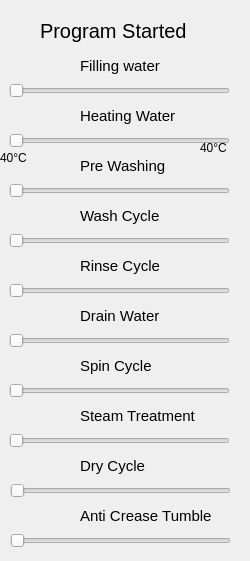
    <widget class="QWidget" name="startProgramPage">
     <widget class="QLabel" name="startProgramLabel">
      <property name="geometry">
       <rect>
        <x>40</x>
        <y>10</y>
        <width>151</width>
        <height>41</height>
       </rect>
      </property>
      <property name="styleSheet">
       <string notr="true">QLabel {
font-size:20px;
}</string>
      </property>
      <property name="text">
       <string>Program Started</string>
      </property>
     </widget>
     <widget class="QSlider" name="fillingWaterSlider">
      <property name="geometry">
       <rect>
        <x>9</x>
        <y>80</y>
        <width>221</width>
        <height>22</height>
       </rect>
      </property>
      <property name="orientation">
       <enum>Qt::Orientation::Horizontal</enum>
      </property>
     </widget>
     <widget class="QSlider" name="heatingWaterSlider">
      <property name="geometry">
       <rect>
        <x>9</x>
        <y>130</y>
        <width>221</width>
        <height>22</height>
       </rect>
      </property>
      <property name="orientation">
       <enum>Qt::Orientation::Horizontal</enum>
      </property>
     </widget>
     <widget class="QSlider" name="preWashSlider">
      <property name="geometry">
       <rect>
        <x>9</x>
        <y>180</y>
        <width>221</width>
        <height>22</height>
       </rect>
      </property>
      <property name="orientation">
       <enum>Qt::Orientation::Horizontal</enum>
      </property>
     </widget>
     <widget class="QSlider" name="washCycleSlider">
      <property name="geometry">
       <rect>
        <x>9</x>
        <y>230</y>
        <width>221</width>
        <height>22</height>
       </rect>
      </property>
      <property name="orientation">
       <enum>Qt::Orientation::Horizontal</enum>
      </property>
     </widget>
     <widget class="QSlider" name="rinseCycleSlider">
      <property name="geometry">
       <rect>
        <x>9</x>
        <y>280</y>
        <width>221</width>
        <height>22</height>
       </rect>
      </property>
      <property name="orientation">
       <enum>Qt::Orientation::Horizontal</enum>
      </property>
     </widget>
     <widget class="QSlider" name="drainWaterSlider">
      <property name="geometry">
       <rect>
        <x>9</x>
        <y>330</y>
        <width>221</width>
        <height>22</height>
       </rect>
      </property>
      <property name="orientation">
       <enum>Qt::Orientation::Horizontal</enum>
      </property>
     </widget>
     <widget class="QSlider" name="spinCycleSlider">
      <property name="geometry">
       <rect>
        <x>9</x>
        <y>380</y>
        <width>221</width>
        <height>22</height>
       </rect>
      </property>
      <property name="orientation">
       <enum>Qt::Orientation::Horizontal</enum>
      </property>
     </widget>
     <widget class="QSlider" name="steamSlider">
      <property name="geometry">
       <rect>
        <x>9</x>
        <y>430</y>
        <width>221</width>
        <height>22</height>
       </rect>
      </property>
      <property name="orientation">
       <enum>Qt::Orientation::Horizontal</enum>
      </property>
     </widget>
     <widget class="QLabel" name="fillingWaterLabel">
      <property name="geometry">
       <rect>
        <x>80</x>
        <y>50</y>
        <width>161</width>
        <height>31</height>
       </rect>
      </property>
      <property name="styleSheet">
       <string notr="true">QLabel {
font-size:15px;
}</string>
      </property>
      <property name="text">
       <string>Filling water</string>
      </property>
     </widget>
     <widget class="QLabel" name="heatingWaterLabel">
      <property name="geometry">
       <rect>
        <x>80</x>
        <y>100</y>
        <width>161</width>
        <height>31</height>
       </rect>
      </property>
      <property name="styleSheet">
       <string notr="true">QLabel {
font-size:15px;
}</string>
      </property>
      <property name="text">
       <string>Heating Water</string>
      </property>
     </widget>
     <widget class="QLabel" name="preWashingLabel">
      <property name="geometry">
       <rect>
        <x>80</x>
        <y>150</y>
        <width>161</width>
        <height>31</height>
       </rect>
      </property>
      <property name="styleSheet">
       <string notr="true">QLabel {
font-size:15px;
}</string>
      </property>
      <property name="text">
       <string>Pre Washing</string>
      </property>
     </widget>
     <widget class="QLabel" name="washCycleLabel">
      <property name="geometry">
       <rect>
        <x>80</x>
        <y>200</y>
        <width>161</width>
        <height>31</height>
       </rect>
      </property>
      <property name="styleSheet">
       <string notr="true">QLabel {
font-size:15px;
}</string>
      </property>
      <property name="text">
       <string>Wash Cycle</string>
      </property>
     </widget>
     <widget class="QLabel" name="rinseCycleLabel">
      <property name="geometry">
       <rect>
        <x>80</x>
        <y>250</y>
        <width>161</width>
        <height>31</height>
       </rect>
      </property>
      <property name="styleSheet">
       <string notr="true">QLabel {
font-size:15px;
}</string>
      </property>
      <property name="text">
       <string>Rinse Cycle</string>
      </property>
     </widget>
     <widget class="QLabel" name="drainWaterLabel">
      <property name="geometry">
       <rect>
        <x>80</x>
        <y>300</y>
        <width>161</width>
        <height>31</height>
       </rect>
      </property>
      <property name="styleSheet">
       <string notr="true">QLabel {
font-size:15px;
}</string>
      </property>
      <property name="text">
       <string>Drain Water</string>
      </property>
     </widget>
     <widget class="QLabel" name="spinCycleLabel">
      <property name="geometry">
       <rect>
        <x>80</x>
        <y>350</y>
        <width>161</width>
        <height>31</height>
       </rect>
      </property>
      <property name="styleSheet">
       <string notr="true">QLabel {
font-size:15px;
}</string>
      </property>
      <property name="text">
       <string>Spin Cycle</string>
      </property>
     </widget>
     <widget class="QLabel" name="steamLabel">
      <property name="geometry">
       <rect>
        <x>80</x>
        <y>400</y>
        <width>161</width>
        <height>31</height>
       </rect>
      </property>
      <property name="styleSheet">
       <string notr="true">QLabel {
font-size:15px;
}</string>
      </property>
      <property name="text">
       <string>Steam Treatment</string>
      </property>
     </widget>
     <widget class="QLabel" name="dryLabel">
      <property name="geometry">
       <rect>
        <x>80</x>
        <y>450</y>
        <width>161</width>
        <height>31</height>
       </rect>
      </property>
      <property name="styleSheet">
       <string notr="true">QLabel {
font-size:15px;
}</string>
      </property>
      <property name="text">
       <string>Dry Cycle</string>
      </property>
     </widget>
     <widget class="QSlider" name="dryslider">
      <property name="geometry">
       <rect>
        <x>10</x>
        <y>480</y>
        <width>221</width>
        <height>22</height>
       </rect>
      </property>
      <property name="orientation">
       <enum>Qt::Orientation::Horizontal</enum>
      </property>
     </widget>
     <widget class="QSlider" name="antiCreaseSlider">
      <property name="geometry">
       <rect>
        <x>10</x>
        <y>530</y>
        <width>221</width>
        <height>22</height>
       </rect>
      </property>
      <property name="orientation">
       <enum>Qt::Orientation::Horizontal</enum>
      </property>
     </widget>
     <widget class="QLabel" name="antiCreaseLabel">
      <property name="geometry">
       <rect>
        <x>80</x>
        <y>500</y>
        <width>161</width>
        <height>31</height>
       </rect>
      </property>
      <property name="styleSheet">
       <string notr="true">QLabel {
font-size:15px;
}</string>
      </property>
      <property name="text">
       <string>Anti Crease Tumble</string>
      </property>
     </widget>
     <widget class="QLabel" name="fillingWaterSpinnerHolderLabel">
      <property name="geometry">
       <rect>
        <x>30</x>
        <y>50</y>
        <width>41</width>
        <height>31</height>
       </rect>
      </property>
      <property name="text">
       <string/>
      </property>
     </widget>
     <widget class="QLabel" name="heatingWaterSpinningHolderLabel">
      <property name="geometry">
       <rect>
        <x>30</x>
        <y>100</y>
        <width>41</width>
        <height>31</height>
       </rect>
      </property>
      <property name="text">
       <string/>
      </property>
     </widget>
     <widget class="QLabel" name="preWashSpinningHolderLabel">
      <property name="geometry">
       <rect>
        <x>30</x>
        <y>150</y>
        <width>41</width>
        <height>31</height>
       </rect>
      </property>
      <property name="text">
       <string/>
      </property>
     </widget>
     <widget class="QLabel" name="washCycleSpinningHolderLabel">
      <property name="geometry">
       <rect>
        <x>30</x>
        <y>200</y>
        <width>41</width>
        <height>31</height>
       </rect>
      </property>
      <property name="text">
       <string/>
      </property>
     </widget>
     <widget class="QLabel" name="rinseCycleSpinningHolderLabel">
      <property name="geometry">
       <rect>
        <x>30</x>
        <y>250</y>
        <width>41</width>
        <height>31</height>
       </rect>
      </property>
      <property name="text">
       <string/>
      </property>
     </widget>
     <widget class="QLabel" name="drainWaterSpinningHolderLabel">
      <property name="geometry">
       <rect>
        <x>30</x>
        <y>300</y>
        <width>41</width>
        <height>31</height>
       </rect>
      </property>
      <property name="text">
       <string/>
      </property>
     </widget>
     <widget class="QLabel" name="spinCycleSpinningHolderLabel">
      <property name="geometry">
       <rect>
        <x>30</x>
        <y>350</y>
        <width>41</width>
        <height>31</height>
       </rect>
      </property>
      <property name="text">
       <string/>
      </property>
     </widget>
     <widget class="QLabel" name="steamSpinningHolderLabel">
      <property name="geometry">
       <rect>
        <x>30</x>
        <y>400</y>
        <width>41</width>
        <height>31</height>
       </rect>
      </property>
      <property name="text">
       <string/>
      </property>
     </widget>
     <widget class="QLabel" name="dryCycleSpinningHolderLabel">
      <property name="geometry">
       <rect>
        <x>30</x>
        <y>450</y>
        <width>41</width>
        <height>31</height>
       </rect>
      </property>
      <property name="text">
       <string/>
      </property>
     </widget>
     <widget class="QLabel" name="antiCreaseSpinningHolderLabel">
      <property name="geometry">
       <rect>
        <x>30</x>
        <y>500</y>
        <width>41</width>
        <height>31</height>
       </rect>
      </property>
      <property name="text">
       <string/>
      </property>
     </widget>
     <widget class="QLabel" name="minTempSlider">
      <property name="geometry">
       <rect>
        <x>0</x>
        <y>150</y>
        <width>49</width>
        <height>16</height>
       </rect>
      </property>
      <property name="text">
       <string>40°C</string>
      </property>
     </widget>
     <widget class="QLabel" name="maxTempSlider">
      <property name="geometry">
       <rect>
        <x>200</x>
        <y>140</y>
        <width>31</width>
        <height>16</height>
       </rect>
      </property>
      <property name="text">
       <string>40°C</string>
      </property>
     </widget>
    </widget>
